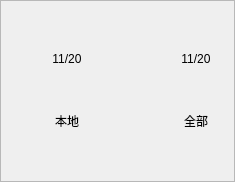
         <widget class="QFrame" name="trainRankFrame">
          <property name="frameShape">
           <enum>QFrame::StyledPanel</enum>
          </property>
          <property name="frameShadow">
           <enum>QFrame::Raised</enum>
          </property>
          <layout class="QHBoxLayout" name="horizontalLayout_11">
           <item>
            <spacer name="horizontalSpacer_29">
             <property name="orientation">
              <enum>Qt::Horizontal</enum>
             </property>
             <property name="sizeHint" stdset="0">
              <size>
               <width>40</width>
               <height>20</height>
              </size>
             </property>
            </spacer>
           </item>
           <item>
            <layout class="QVBoxLayout" name="verticalLayout_13">
             <item>
              <spacer name="verticalSpacer_30">
               <property name="orientation">
                <enum>Qt::Vertical</enum>
               </property>
               <property name="sizeHint" stdset="0">
                <size>
                 <width>20</width>
                 <height>40</height>
                </size>
               </property>
              </spacer>
             </item>
             <item>
              <widget class="QLabel" name="localTrainTimesLabel">
               <property name="text">
                <string>11/20</string>
               </property>
               <property name="alignment">
                <set>Qt::AlignCenter</set>
               </property>
              </widget>
             </item>
             <item>
              <spacer name="verticalSpacer_31">
               <property name="orientation">
                <enum>Qt::Vertical</enum>
               </property>
               <property name="sizeHint" stdset="0">
                <size>
                 <width>20</width>
                 <height>40</height>
                </size>
               </property>
              </spacer>
             </item>
             <item>
              <widget class="QLabel" name="localTrainTimesLabel0">
               <property name="text">
                <string>本地</string>
               </property>
               <property name="alignment">
                <set>Qt::AlignCenter</set>
               </property>
              </widget>
             </item>
             <item>
              <spacer name="verticalSpacer_32">
               <property name="orientation">
                <enum>Qt::Vertical</enum>
               </property>
               <property name="sizeHint" stdset="0">
                <size>
                 <width>20</width>
                 <height>40</height>
                </size>
               </property>
              </spacer>
             </item>
            </layout>
           </item>
           <item>
            <spacer name="horizontalSpacer_30">
             <property name="orientation">
              <enum>Qt::Horizontal</enum>
             </property>
             <property name="sizeHint" stdset="0">
              <size>
               <width>40</width>
               <height>20</height>
              </size>
             </property>
            </spacer>
           </item>
           <item>
            <widget class="QLabel" name="verticalLine5">
             <property name="text">
              <string/>
             </property>
            </widget>
           </item>
           <item>
            <spacer name="horizontalSpacer_33">
             <property name="orientation">
              <enum>Qt::Horizontal</enum>
             </property>
             <property name="sizeHint" stdset="0">
              <size>
               <width>40</width>
               <height>20</height>
              </size>
             </property>
            </spacer>
           </item>
           <item>
            <layout class="QVBoxLayout" name="verticalLayout_15">
             <item>
              <spacer name="verticalSpacer_36">
               <property name="orientation">
                <enum>Qt::Vertical</enum>
               </property>
               <property name="sizeHint" stdset="0">
                <size>
                 <width>20</width>
                 <height>40</height>
                </size>
               </property>
              </spacer>
             </item>
             <item>
              <widget class="QLabel" name="globalTrainTimes">
               <property name="text">
                <string>11/20</string>
               </property>
               <property name="alignment">
                <set>Qt::AlignCenter</set>
               </property>
              </widget>
             </item>
             <item>
              <spacer name="verticalSpacer_37">
               <property name="orientation">
                <enum>Qt::Vertical</enum>
               </property>
               <property name="sizeHint" stdset="0">
                <size>
                 <width>20</width>
                 <height>40</height>
                </size>
               </property>
              </spacer>
             </item>
             <item>
              <widget class="QLabel" name="globalTrainTimes0">
               <property name="text">
                <string>全部</string>
               </property>
               <property name="alignment">
                <set>Qt::AlignCenter</set>
               </property>
              </widget>
             </item>
             <item>
              <spacer name="verticalSpacer_38">
               <property name="orientation">
                <enum>Qt::Vertical</enum>
               </property>
               <property name="sizeHint" stdset="0">
                <size>
                 <width>20</width>
                 <height>40</height>
                </size>
               </property>
              </spacer>
             </item>
            </layout>
           </item>
           <item>
            <spacer name="horizontalSpacer_34">
             <property name="orientation">
              <enum>Qt::Horizontal</enum>
             </property>
             <property name="sizeHint" stdset="0">
              <size>
               <width>12</width>
               <height>20</height>
              </size>
             </property>
            </spacer>
           </item>
          </layout>
         </widget>
